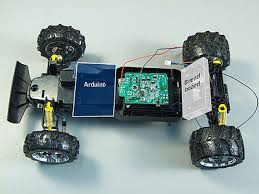
#> input picture img1.png, 259 x 194 px
$ python recognition-color.py
#> lines starting #> are read from the running program, lines starting #| are printed output that depends on the picture; after the words box and inside, x2 and y2 are one past the last pixel; in counts of white or black regions, pixels touching at a corner belong together
import cv2
import numpy as np

def nothing(x):
    pass

img=np.zeros((0,512,3),np.uint8)

cv2.namedWindow('image')

cv2.createTrackbar('lower-R','image',0,255,nothing)
#> slider 'lower-R' is set to 51
cv2.createTrackbar('lower-G','image',0,255,nothing)
#> slider 'lower-G' is set to 51
cv2.createTrackbar('lower-B','image',0,255,nothing)
#> slider 'lower-B' is set to 51
cv2.createTrackbar('upper-R','image',0,255,nothing)
#> slider 'upper-R' is set to 255
cv2.createTrackbar('upper-G','image',0,255,nothing)
#> slider 'upper-G' is set to 255
cv2.createTrackbar('upper-B','image',0,255,nothing)
#> slider 'upper-B' is set to 255


while(1):

    # Take each frame
    img_w=cv2.imread("img1.png")
#> img_w is the input picture: shape (194, 259, 3); mean B, G, R 158.6, 160.2, 145.8

    # Convert BGR to HSV
    #img_w = cv2.cvtColor(img_w, cv2.COLOR_BGR2HSV)

    r=cv2.getTrackbarPos('lower-R','image')
    g=cv2.getTrackbarPos('lower-G','image')
    b=cv2.getTrackbarPos('lower-B','image')
    r1=cv2.getTrackbarPos('upper-R','image')
    g1=cv2.getTrackbarPos('upper-G','image')
    b1=cv2.getTrackbarPos('upper-B','image')

    # define range of blue color in HSV
    lower_color = np.array([b,g,r])
    upper_color = np.array([b1,g1,r1])


    # Threshold the HSV image to get only blue colors
    mask = cv2.inRange(img_w, lower_color, upper_color)
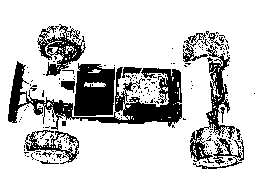
#> mask: shape (194, 259); 81% white; 198 black regions (182 under 20 px), largest, box (x1, y1, x2, y2) and area: (8, 61, 182, 130) 3420, (74, 63, 115, 116) 1775, (190, 44, 235, 163) 1286

    # Bitwise-AND mask and original image
    res = cv2.bitwise_and(img_w,img_w, mask= mask)
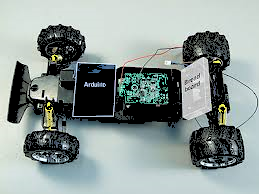
#> res: shape (194, 259, 3); mean B, G, R 149.3, 152.1, 140.9

    cv2.imshow('frame',img_w)
    cv2.imshow('mask',mask)
    cv2.imshow('res',res)
    k = cv2.waitKey(5) & 0xFF
#> (key Esc is pressed here)
    if k == 27:
        break

cv2.destroyAllWindows()
